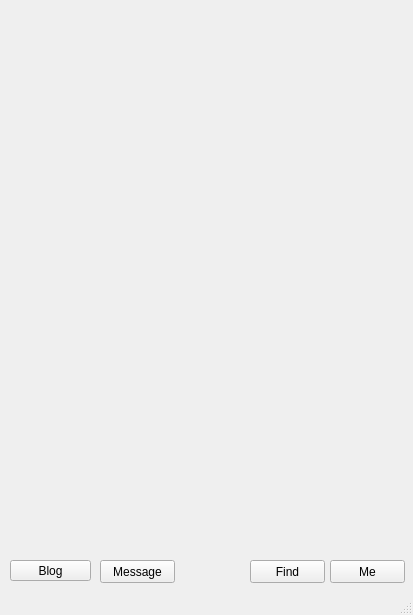
<?xml version="1.0" encoding="UTF-8"?>
<ui version="4.0">
 <class>MainWindow</class>
 <widget class="QMainWindow" name="MainWindow">
  <property name="geometry">
   <rect>
    <x>0</x>
    <y>0</y>
    <width>413</width>
    <height>615</height>
   </rect>
  </property>
  <property name="windowTitle">
   <string>MainWindow</string>
  </property>
  <widget class="QWidget" name="centralWidget">
   <widget class="QPushButton" name="pushButton">
    <property name="geometry">
     <rect>
      <x>10</x>
      <y>560</y>
      <width>81</width>
      <height>21</height>
     </rect>
    </property>
    <property name="text">
     <string>Blog</string>
    </property>
   </widget>
   <widget class="QPushButton" name="pushButton_2">
    <property name="geometry">
     <rect>
      <x>100</x>
      <y>560</y>
      <width>75</width>
      <height>23</height>
     </rect>
    </property>
    <property name="text">
     <string>Message</string>
    </property>
   </widget>
   <widget class="QPushButton" name="pushButton_3">
    <property name="geometry">
     <rect>
      <x>250</x>
      <y>560</y>
      <width>75</width>
      <height>23</height>
     </rect>
    </property>
    <property name="text">
     <string>Find</string>
    </property>
   </widget>
   <widget class="QPushButton" name="pushButton_4">
    <property name="geometry">
     <rect>
      <x>330</x>
      <y>560</y>
      <width>75</width>
      <height>23</height>
     </rect>
    </property>
    <property name="text">
     <string>Me</string>
    </property>
   </widget>
  </widget>
  <widget class="QStatusBar" name="statusBar"/>
 </widget>
 <layoutdefault spacing="6" margin="11"/>
 <resources/>
 <connections/>
</ui>
